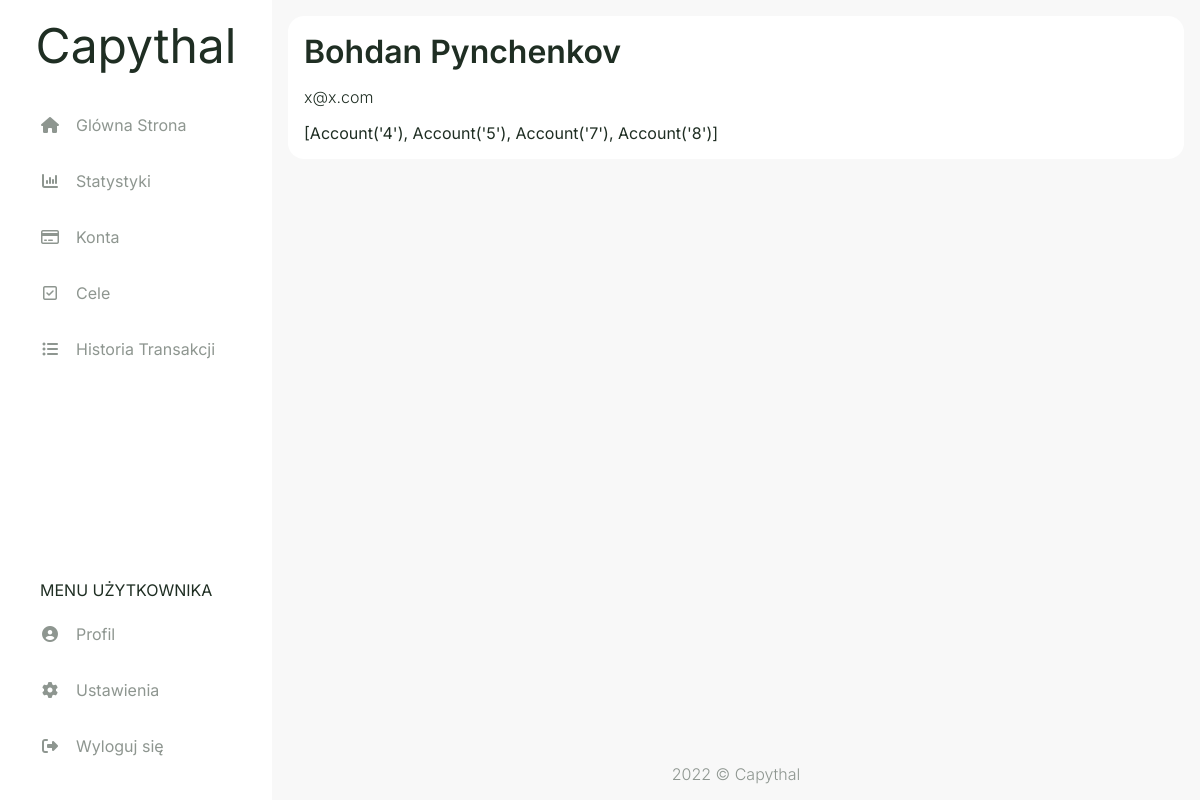
/userpage (signed in), run on an earlier commit of the app's database.
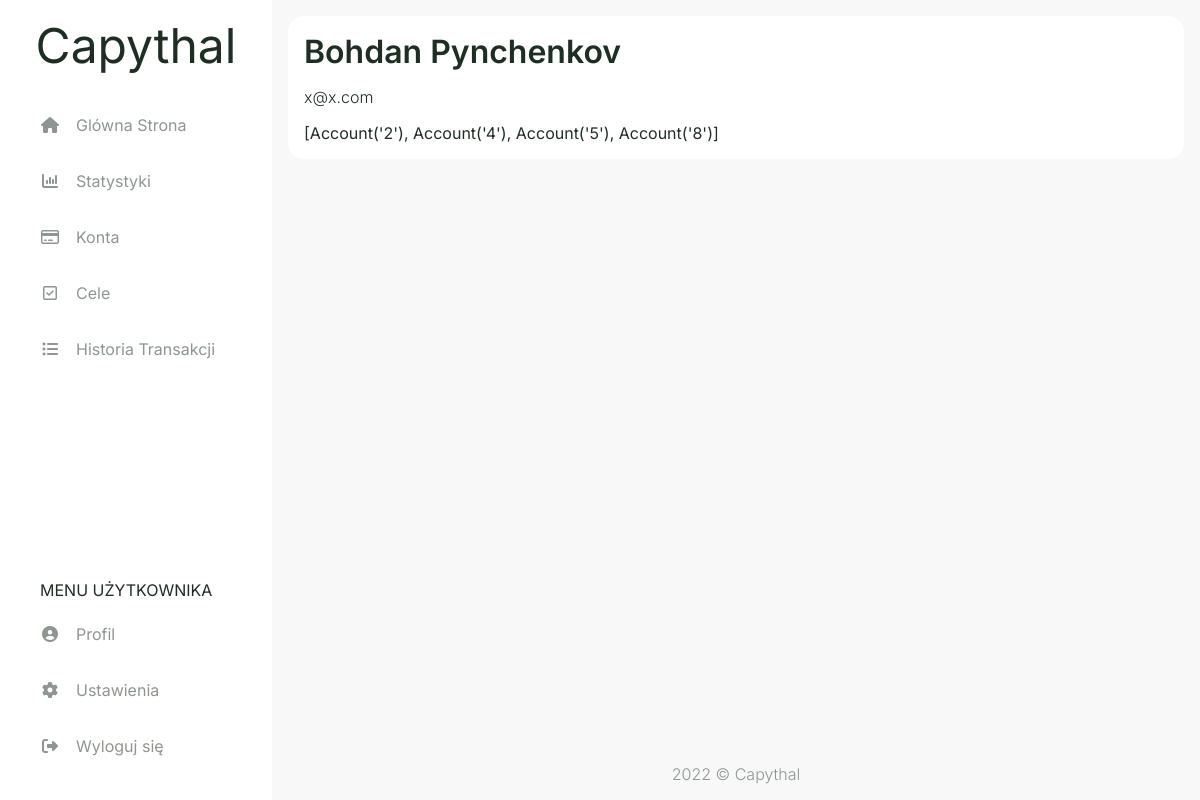
And on a later commit of the database.
### capythal/models.py (models this page shows)
class account(db.Model):
    id = db.Column(db.Integer, primary_key=True)
    user_id = db.Column(db.Integer, db.ForeignKey('user.id'), nullable=False)
    currency_id = db.Column(db.Integer, db.ForeignKey('currency.id'), nullable=False)
    card_id = db.Column(db.Integer, db.ForeignKey('card.id'))
    acc_type_id = db.Column(db.Integer, db.ForeignKey('acc_type.id'), nullable=False)
    style_id = db.Column(db.Integer, db.ForeignKey('style.id'), nullable=False)
    amount = db.Column(db.Float(20,2), default = 0)
    card_number = db.Column(db.String(4))
    fin_inst = db.Column(db.String(20))
    transaction = db.relationship("transaction", backref="account", lazy=True)
    settings = db.relationship("settings", back_populates="account", uselist=False)
    goal = db.relationship("goal", backref="account", lazy=True)
    def __repr__(self):
        return f"Account('{self.id}')"

### capythal/routes.py (the view)
@app.route('/userpage')
@login_required
def userpage():
    return render_template("userpage.html")

### capythal/models.py (called while the page is built)
@login_manager.user_loader
def load_user(user_id):
    return user.query.get(int(user_id))

### capythal/templates/userpage.html (shortened to what this page needs)
{% extends "layout.html" %}
{% set active_page = "userpage" %}
{% block head %}
  {{ super() }}
  <link rel="stylesheet" href="{{ url_for('static', filename='css/userpage.css') }}">
{% endblock %}
{% block content %}
<div class="userpage-flexbox">
  <div class="user-full-name">{{ current_user.name }} {{ current_user.surname }}</div>
  <div class="user-email">{{ current_user.email }}</div>
  <div class="test">{{ current_user.account }}</div>
</div>
{% endblock %}

What changed in the data, as far as the page shows it:
no longer on this page (row unchanged): account: account "[Account('4'), Account('5'), Account('7'), Account('8')]"
added account: account "[Account('2'), Account('4'), Account('5'), Account('8')]"
